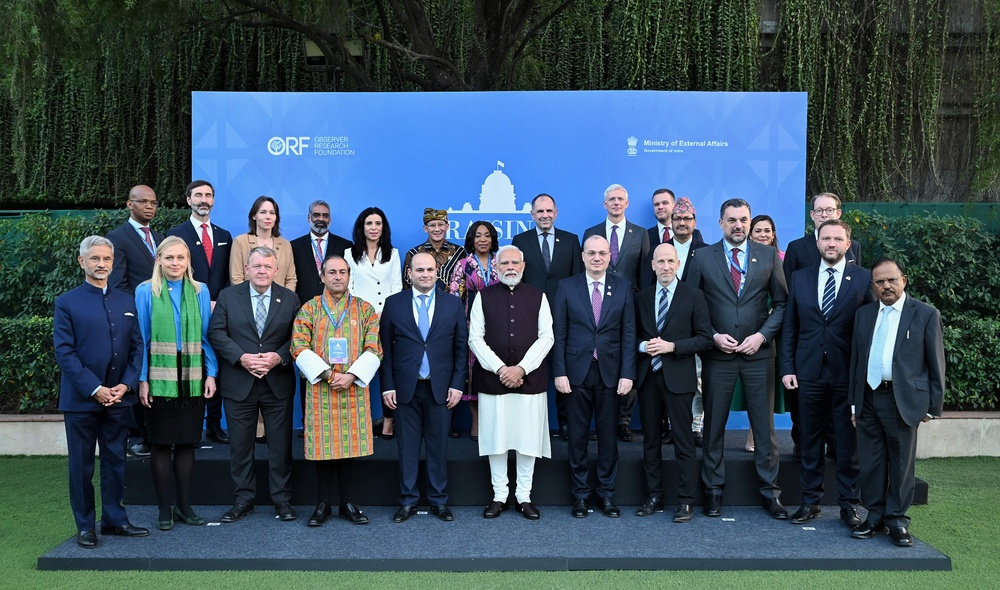
#> input picture ministers.jpg, 1000 x 590 px, shrunk from 2200 x 1298 before the run
$ python 'face recognition.py'
#> lines starting #> are read from the running program, lines starting #| are printed output that depends on the picture; after the words box and inside, x2 and y2 are one past the last pixel; in counts of white or black regions, pixels touching at a corner belong together
import cv2
#import numpy as np

# Load the pre-trained model for face detection
face_cascade = cv2.CascadeClassifier(cv2.data.haarcascades + 'haarcascade_frontalface_default.xml')

# Load a sample image for testing
img = cv2.imread('ministers.jpg')
#> img is the input picture: shape (590, 1000, 3); mean B, G, R 93.1, 80.6, 61.5

# Convert the image to grayscale
gray = cv2.cvtColor(img, cv2.COLOR_BGR2GRAY)
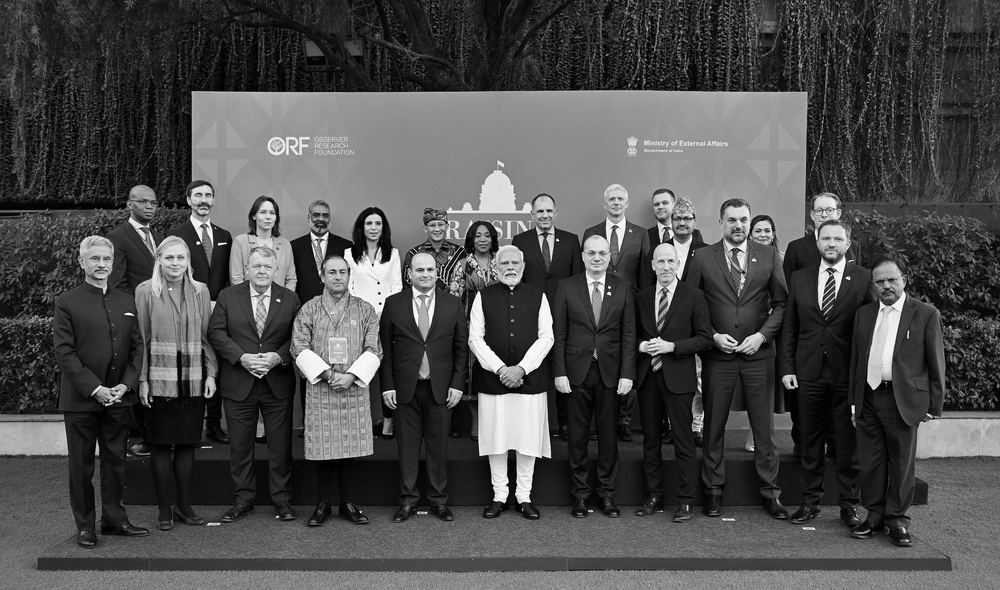
#> gray: shape (590, 1000); min 0, max 255, mean 76.3

# Detect faces in the image
faces = face_cascade.detectMultiScale(gray, 1.3, 5)
#> faces = [[254, 202, 26, 26], [360, 214, 27, 27], [750, 221, 26, 26], [470, 226, 26, 26], [816, 226, 33, 33], [81, 244, 38, 38], [155, 242, 39, 39], [323, 260, 31, 31], [720, 206, 36, 36], [576, 237, 41, 41], [404, 253, 42, 42]]

# Draw rectangles around the detected faces
for (x, y, w, h) in faces:
    cv2.rectangle(img, (x, y), (x + w, y + h), (255, 0, 0), 2)
#> this loop made 11 passes
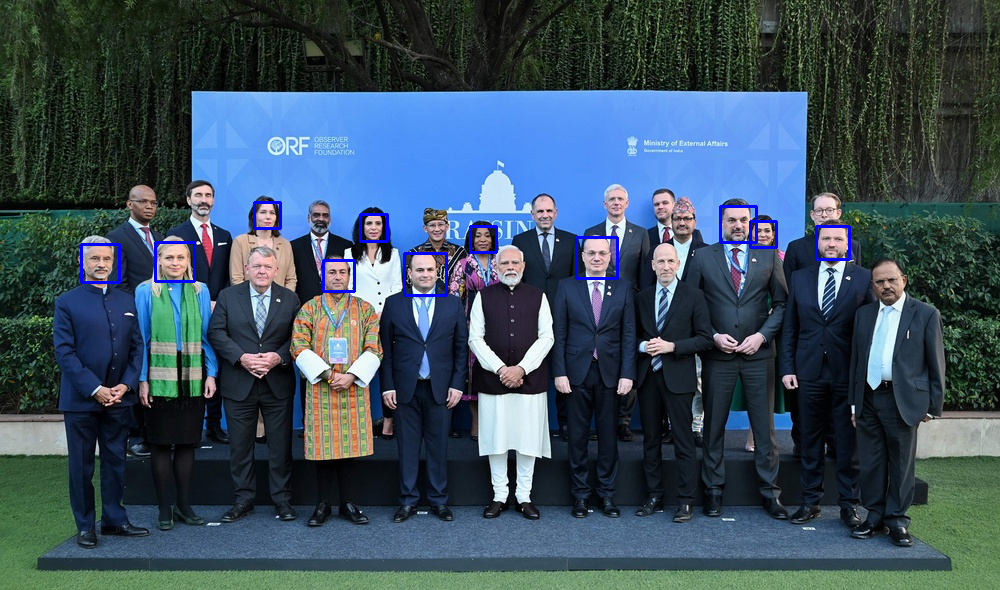
#> img: shape (590, 1000, 3); 0.73% of pixels changed, all inside (x1, y1, x2, y2) = (80, 201, 851, 297)

# Display the image with the detected faces
cv2.imshow('img', img)
cv2.waitKey(0)
cv2.destroyAllWindows()
